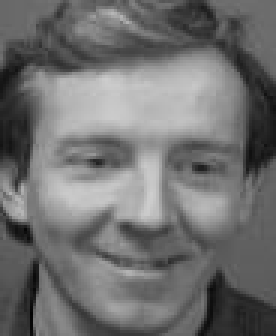
%> input picture FaceRec/train/1 (3).jpg, 92 x 112 px (shown 3 times larger); its folder holds only this picture in this run
$ octave train.m   (GNU Octave 9; MATLAB toolbox functions it lacks are replaced by stand-ins)
%> lines starting %> are read from the running program, lines starting %| are printed output that depends on the picture
clear all
input_dir = 'C:\Users\Umang Shah\Documents\MATLAB\FaceRec\train';
image_dims = [90, 90];
filenames = dir(fullfile(input_dir, '*.jpg'));
num_images = numel(filenames);
images = [];

for n = 1:num_images

    filename = fullfile(input_dir, filenames(n).name);
    img = imread(filename);
%> img is the input picture: size 112x92 uint8; min 3, max 206, mean 111.9
%  figure, imshow(img);

    img = im2double(img);
%> img: size 112x92 double
    if n == 1
        images = zeros(prod(image_dims), num_images);
    end
    img = imresize(img,image_dims);
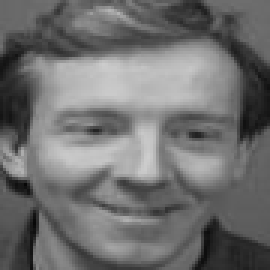
%> img: size 90x90 double (shown 3 times larger); min 0.0308, max 0.805, mean 0.439
    images(:, n) = img(:);
%         images(:, n) = reshape(img(:),[],1);
end

mean_face = mean(images,2);
%> mean_face = 8100 values, max 0.805 at index 4463, min 0.0308 at index 782, mean 0.439
shifted_images = images - repmat(mean_face,1, num_images);
%> shifted_images = 8100 values from 0 to 0

% steps 3 and 4: calculate the ordered eigenvectors and eigenvalues
[evectors, score, evalues] = princomp(images');
%> score = 8100 values, max 15.75 at index 1, min 0 at index 2, mean 0.00194

num_eigenfaces = 20;
evectors = evectors(:, 1:num_eigenfaces);

% step 6: project the images into the subspace to generate the feature vectors
features = evectors' * shifted_images;
%> features = 20 values from 0 to 0


name = 'eigen2demo.mat'
save(name);

$ run again, on FaceRec/train/2 (3).jpg
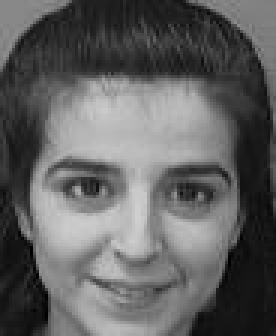
%> input picture FaceRec/train/2 (3).jpg, 92 x 112 px (shown 3 times larger)
%> img is the input picture: size 112x92 uint8; min 0, max 208, mean 97
%> `img = imresize(img,image_dims);`:
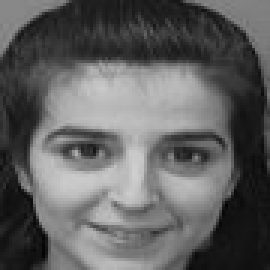
%> img: size 90x90 double (shown 3 times larger); min 0.00852, max 0.815, mean 0.381
%> mean_face = 8100 values, max 0.815 at index 4018, min 0.00852 at index 6819, mean 0.381
%> shifted_images = 8100 values from 0 to 0
%> score = 8100 values from -20.57 to 0
%> features = 20 values from 0 to 0

$ run again, on FaceRec/train/2.jpg
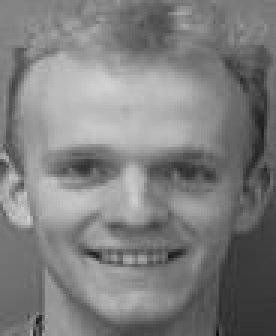
%> input picture FaceRec/train/2.jpg, 92 x 112 px (shown 3 times larger)
%> img is the input picture: size 112x92 uint8; min 16, max 209, mean 126.4
%> `img = imresize(img,image_dims);`:
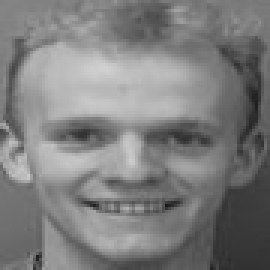
%> img: size 90x90 double (shown 3 times larger); min 0.0954, max 0.818, mean 0.496
%> mean_face = 8100 values, max 0.818 at index 3083, min 0.0954 at index 5019, mean 0.496
%> shifted_images = 8100 values from 0 to 0
%> score = 8100 values from -13.43 to 0
%> features = 20 values from 0 to 0

$ run again, on FaceRec/train/6.jpg
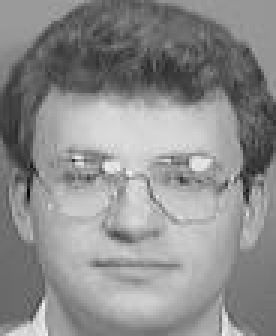
%> input picture FaceRec/train/6.jpg, 92 x 112 px (shown 3 times larger)
%> img is the input picture: size 112x92 uint8; min 7, max 240, mean 141.2
%> `img = imresize(img,image_dims);`:
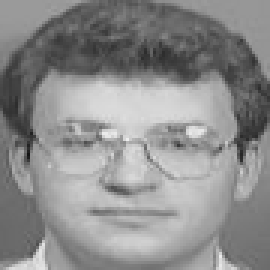
%> img: size 90x90 double (shown 3 times larger); min 0.0788, max 0.931, mean 0.554
%> mean_face = 8100 values, max 0.931 at index 3827, min 0.0788 at index 862, mean 0.554
%> shifted_images = 8100 values from 0 to 0
%> score = 8100 values from -15.22 to 0
%> features = 20 values from 0 to 0

$ run again, on FaceRec/train/1 (4).jpg
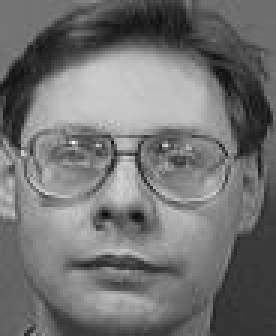
%> input picture FaceRec/train/1 (4).jpg, 92 x 112 px (shown 3 times larger)
%> img is the input picture: size 112x92 uint8; min 8, max 249, mean 114.4
%> `img = imresize(img,image_dims);`:
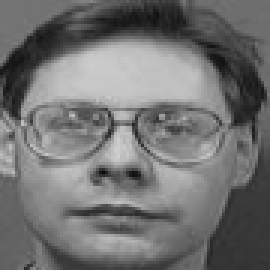
%> img: size 90x90 double (shown 3 times larger); min 0.0314, max 0.814, mean 0.449
%> mean_face = 8100 values, max 0.814 at index 3557, min 0.0314 at index 3118, mean 0.449
%> shifted_images = 8100 values from 0 to 0
%> score = 8100 values from -16.42 to 0
%> features = 20 values from 0 to 0
